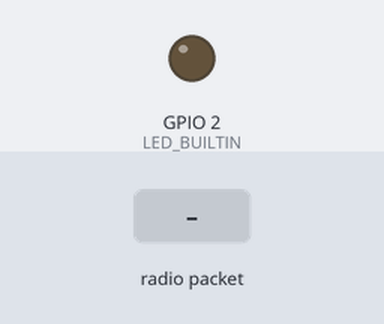
Simulated run of this sketch. Board: ESP8266 (NodeMCU). Shown: output pins drawn as LEDs (lit = HIGH, except the on-board LED, lit = LOW). Inputs (shaded band) come from the test bench. What the sketch prints to the serial monitor is not drawn.

Above: at 1.2 s.
1.3 s: radio packet "1" arrives
At 2.4 s:
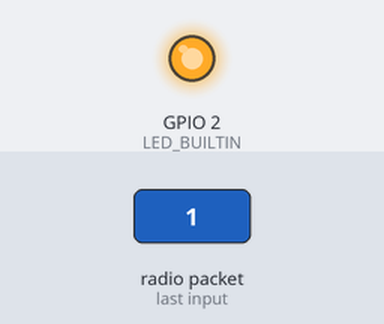
2.8 s: radio packet "0" arrives
At 3.5 s:
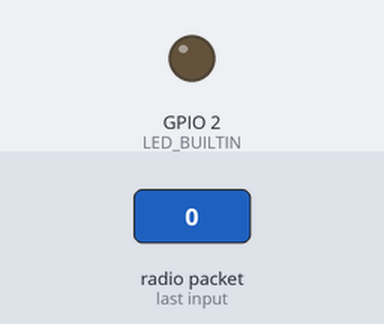
4.3 s: radio packet "2" arrives
At 4.6 s:
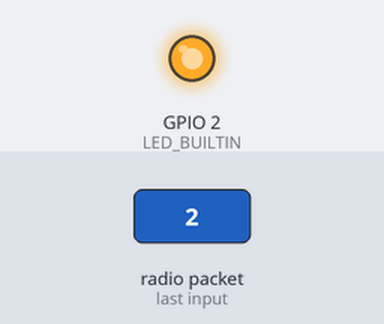
Timing chart, 0 to 7.3 s (numbered marks = the images above; inputs shaded):
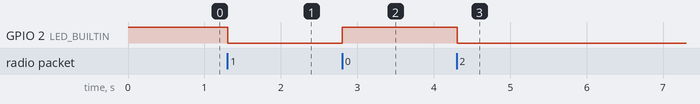

Measured:
- after the input at 1.3 s, GPIO 2 (LED_BUILTIN): HIGH → LOW at once
- after the input at 2.8 s, GPIO 2 (LED_BUILTIN): LOW → HIGH at once
- after the input at 4.3 s, GPIO 2 (LED_BUILTIN): HIGH → LOW at once

The sketch:

esp8266-espnow-receiver.ino.ino
```cpp
// esp8266-espnow-receiver.ino
// This code works for ESP8266 only.
// ESP-NOW for ESP32 has different API from the ESP8266 implementation

#include <ESP8266WiFi.h>
#include <espnow.h>

#define RETRY_INTERVAL 5000

// the following 3 settings must match transmitter's settings
uint8_t mac[] = {0x82, 0x88, 0x88, 0x88, 0x88, 0x88};
const uint8_t channel = 14;
struct __attribute__((packed)) DataStruct {
  float temperature;
  float humidity;
};

DataStruct myData;

void receiveCallBackFunction(uint8_t *senderMac, uint8_t *incomingData, uint8_t len) {
  memcpy(&myData, incomingData, len);
  Serial.printf("Transmitter MacAddr: %02x:%02x:%02x:%02x:%02x:%02x, ", senderMac[0], senderMac[1], senderMac[2], senderMac[3], senderMac[4], senderMac[5]);
  Serial.printf("Temperature: %.2f, ", myData.temperature);
  Serial.printf("Humidity: %.2f, ", myData.humidity);
  digitalWrite(LED_BUILTIN,!digitalRead(LED_BUILTIN));
}

void setup() {
  WiFi.mode(WIFI_AP);
  wifi_set_macaddr(SOFTAP_IF, &mac[0]);
  WiFi.disconnect();
  pinMode(LED_BUILTIN,OUTPUT);
  digitalWrite(LED_BUILTIN,HIGH);
  Serial.begin(74880);
  Serial.println();
  Serial.println("ESP-Now Receiver");
  Serial.printf("Transmitter mac: %s\n", WiFi.macAddress().c_str());
  Serial.printf("Receiver mac: %s\n", WiFi.softAPmacAddress().c_str());
  if (esp_now_init() != 0) {
    Serial.println("ESP_Now init failed...");
    delay(RETRY_INTERVAL);
    ESP.restart();
  }
  esp_now_set_self_role(ESP_NOW_ROLE_SLAVE);
  esp_now_register_recv_cb(receiveCallBackFunction);
  Serial.println("Slave ready. Waiting for messages...");
}

void loop() {

}
```
